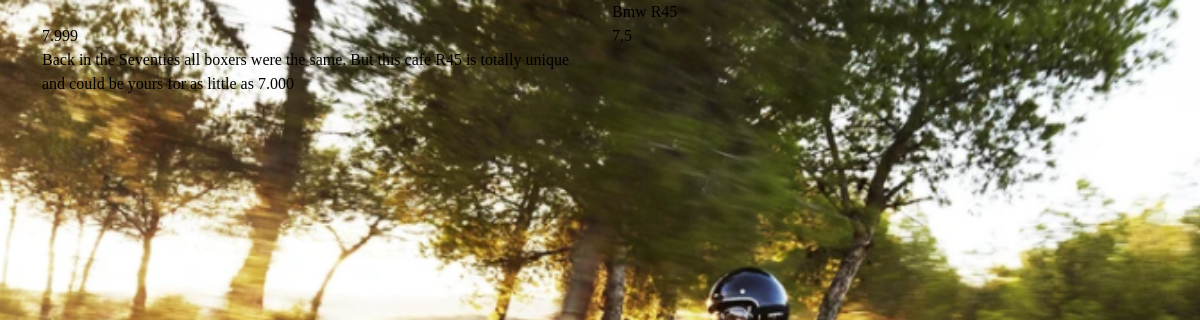
The page /3/ on the database as committed earlier.
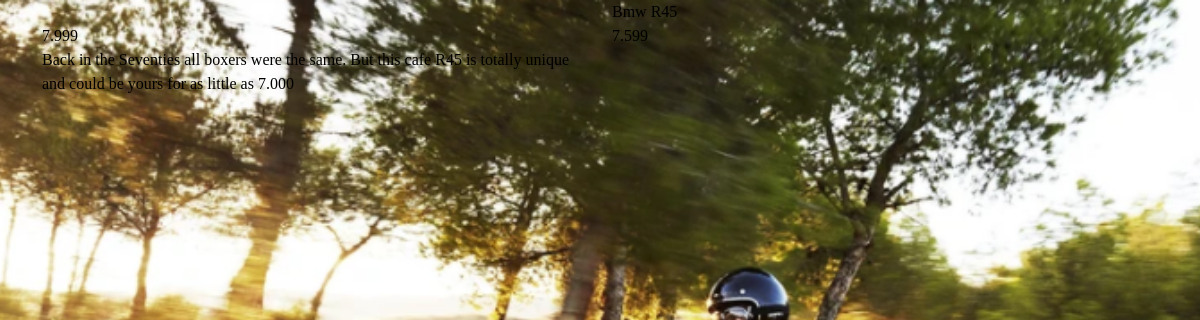
The same page on the database as committed later.
### shop/models.py (models this page shows)
class Products(models.Model):
    title = models.CharField(max_length=220)
    price = models.FloatField()
    discount_price = models.FloatField()
    category = models.CharField(max_length=220)
    description = models.TextField()
    image = models.CharField(max_length=300)

### shop/views.py (the view)
# urls.py: path('<int:id>/', views.detail,name='detail'),
def detail(request,id):
    product_object = Products.objects.get(id=id)
    return render(request,'shop/detail.html',{'product_object':product_object})

### shop/templates/shop/detail.html (shortened to what this page needs)
{% load static %}
<!DOCTYPE html>
<html lang="en">
<head>
    <link href="https://cdn.jsdelivr.net/npm/bootstrap@5.0.2/dist/css/bootstrap.min.css" rel="stylesheet">
<link rel="stylesheet" href="{% static 'shop/style.css' %}">
</head>
<body>
    <div class="container">
        <div class="row">
            <div class="col-md-6">
                <div class="row">
                    <div class="col-md-12">
                    </div>
                </div>
            </div>
                   <div class="col-md-6">
                       <div class="row">
                           <div class="col-md-12">
                               {{ product_object.title }}
                           </div>
                       </div>
                   </div>
                   <div class="col-md-6">
                       <div class="row">
                           <div class="col-md-12">
                               {{ product_object.price }}
                           </div>
                       </div>
                   </div>
                   <div class="col-md-6">
                       <div class="row">
                           <div class="col-md-12">
                               {{ product_object.discount_price }}
                           </div>
                       </div>
                   </div>
                   <div class="col-md-6">
                       <div class="row">
                           <div class="col-md-12">
                               {{ product_object.description }}
                           </div>
                       </div>
                   </div>
        </div>
    </div>
</body>
</html>

Rows that differ between the two databases and show on the page:
changed Products "Bmw R45": discount_price "7.5" → "7.599"
